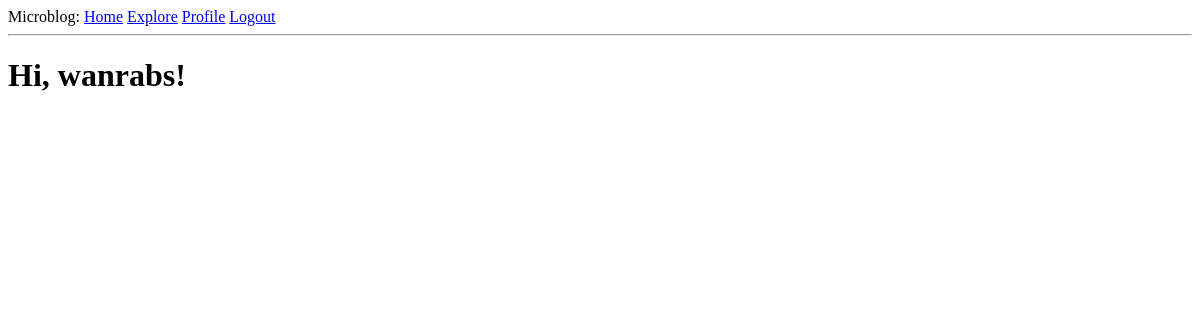
The page /explore (signed in) on the database as committed earlier.
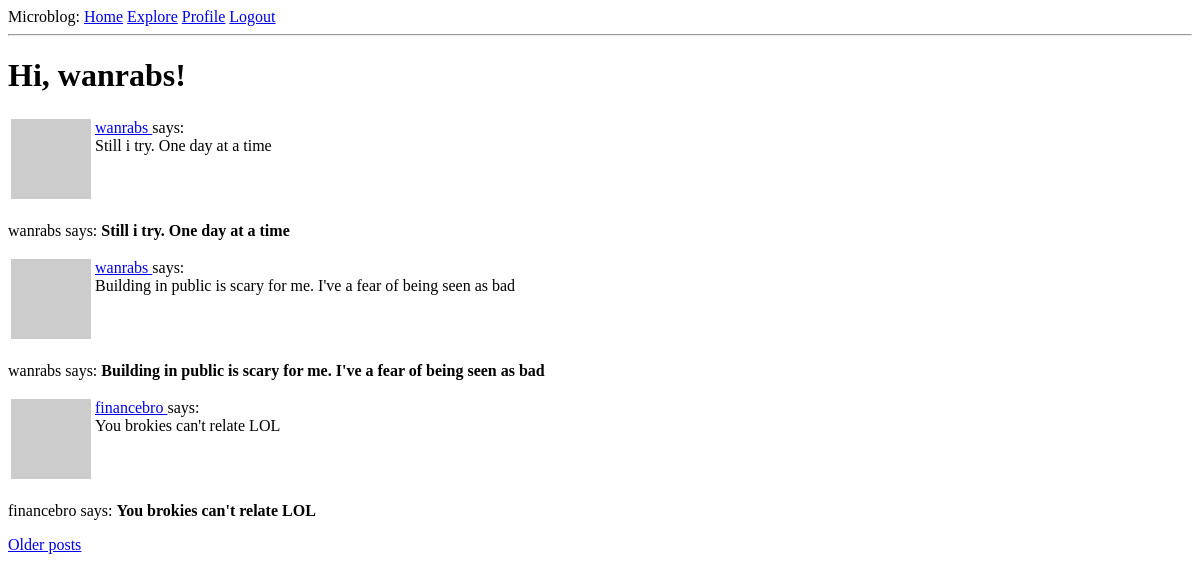
The same page on the database as committed later.
### app/models.py (models this page shows, shortened)
class Post(db.Model):
    id: so.Mapped[int] = so.mapped_column(primary_key=True)
    body: so.Mapped[str] = so.mapped_column(sa.String(140))
    timestamp: so.Mapped[datetime] = so.mapped_column(index=True, default=lambda: datetime.now(timezone.utc))
    user_id: so.Mapped[int] = so.mapped_column(sa.ForeignKey(User.id), index=True)
    author: so.Mapped[User] = so.relationship(back_populates='posts')

class User(UserMixin, db.Model):
    id: so.Mapped[int] = so.mapped_column(primary_key=True)
    username: so.Mapped[str] = so.mapped_column(sa.String(64), index=True, unique=True)
    email: so.Mapped[str] = so.mapped_column(sa.String(120), index=True, unique=True)
    password_hash: so.Mapped[Optional[str]] = so.mapped_column(sa.String(256))
    about_me: so.Mapped[Optional[str]] = so.mapped_column(sa.String(140))
    last_seen: so.Mapped[Optional[datetime]] = so.mapped_column(default=lambda: datetime.now(timezone.utc))
    posts: so.WriteOnlyMapped['Post'] = so.relationship(back_populates='author')
    following: so.WriteOnlyMapped['User'] = so.relationship(
        secondary=followers, primaryjoin=(followers.c.follower_id == id),
        secondaryjoin=(followers.c.followed_id == id),
        back_populates='followers')
    followers: so.WriteOnlyMapped['User'] = so.relationship(
        secondary=followers, primaryjoin=(followers.c.followed_id == id),
        secondaryjoin=(followers.c.follower_id == id),
        back_populates='following'
    )
    def avatar(self, size):
        digest = md5(self.email.lower().encode('utf-8')).hexdigest()
        return f'https://www.gravatar.com/avatar/{digest}?d=identicon&s={size}'

### app/routes.py (the view)
@app.route('/explore')
@login_required
def explore():
    page = request.args.get('page', 1, type=int)
    query = sa.select(Post).order_by(Post.timestamp.desc())
    posts = db.paginate(query, page=page, per_page=app.config['POSTS_PER_PAGE'], error_out=False)
    next_url = url_for('explore', page=posts.next_num) \
        if posts.has_next else None
    prev_url = url_for('explore', page=posts.prev_num) \
        if posts.has_prev else None
    return render_template('index.html', title = 'Explore', posts = posts.items, next_url=next_url, prev_url=prev_url)

### app/models.py (called while the page is built)
@login.user_loader
def loadUser(id):
    return db.session.get(User, int(id))

### app/routes.py (called while the page is built)
@app.before_request
def before_request():
    if current_user.is_authenticated:
        current_user.last_seen = datetime.now(timezone.utc)
        db.session.commit()

### app/templates/index.html (shortened to what this page needs)
{% extends "base.html" %}
{% block content %}
    <h1>Hi, {{ current_user.username }}!</h1>
    {% for post in posts %}
        {% include '_post.html' %}
    <div>
        <p>
            {{ post.author.username }} says: <b>{{ post.body }}</b>
        </p>
    </div>
    {% endfor %}
    {% if next_url %}
    <a href="{{ next_url }}">Older posts</a>
    {% endif %}
{% endblock %}

### app/templates/_post.html
<table>
    <tr valign ="top">
        <td><img src="{{post.author.avatar(24)}}"></td>
        <td>
            <a href="{{ url_for('user', username=post.author.username) }}">
                {{ post.author.username }}
            </a>
            says:<br>{{ post.body }}
        </td>
    </tr>
</table>

Rows that differ between the two databases and show on the page:
added Post: author.username "wanrabs", body "Still i try. One day at a time"
added Post: author.username "wanrabs", body "Building in public is scary for me. I've a fear of being seen as bad"
added Post: author.username "financebro", body "You brokies can't relate LOL"
Other text that changed with them:
text now shown: "Older posts"
